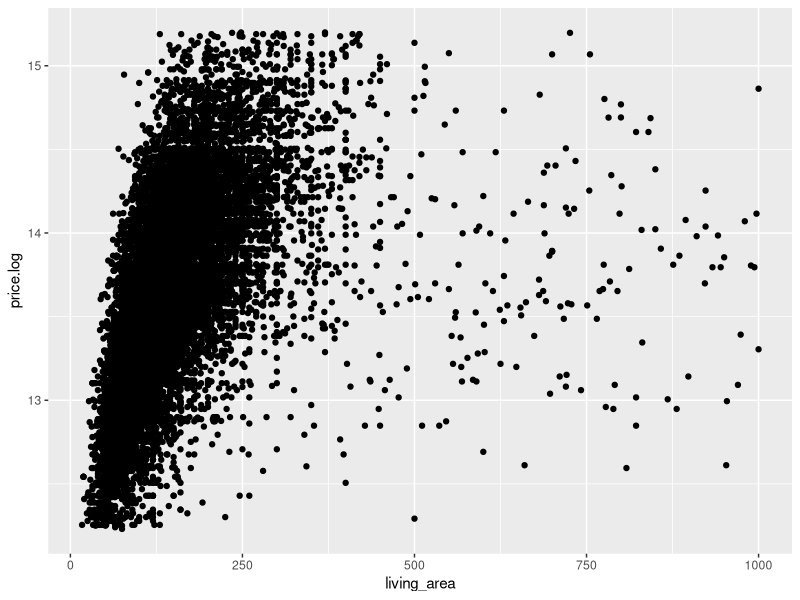
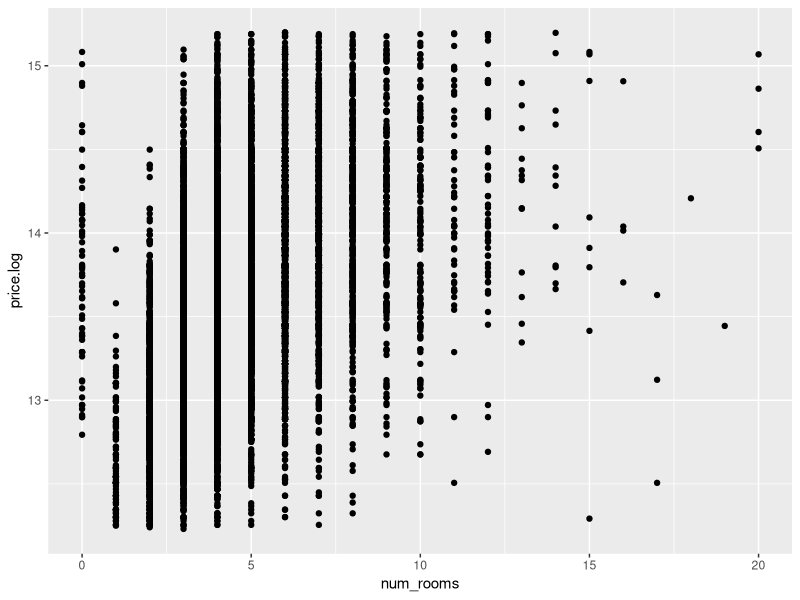
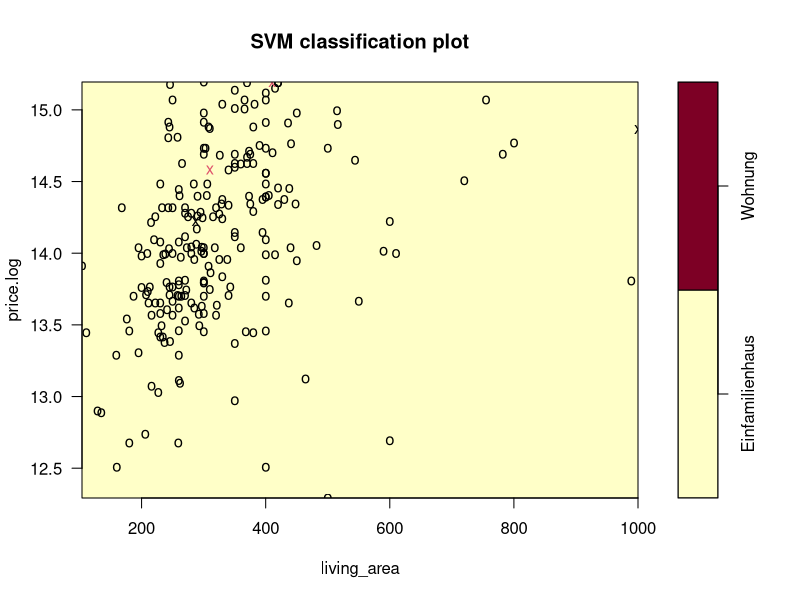
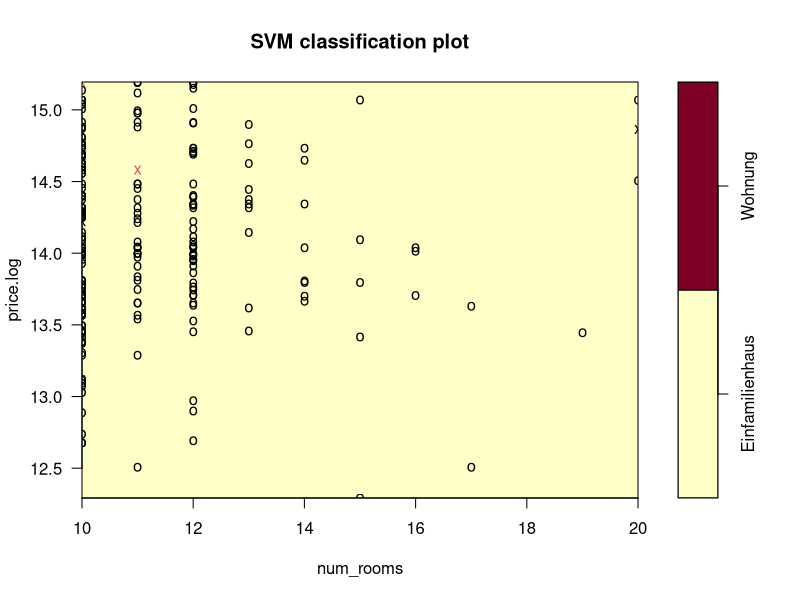

R code for these plots, in order: (Note: a time limit stopped this script after it produced the figures.)
## ---- chunk 1
library(tidyverse)
library(e1071)  


house_data <- read_csv("../01_data/house_data.csv")
house_data$object_type_name <- as.factor(house_data$object_type_name)
house_data$num_rooms <- as.integer(house_data$num_rooms)
house_data <- house_data %>% select(object_type_name,
                                    build_year,
                                    living_area,
                                    zipcode,
                                    municipality_name,
                                    num_rooms,
                                    travel_time_private_transport,
                                    travel_time_public_transport,
                                    number_of_buildings_in_hectare,
                                    number_of_apartments_in_hectare,
                                    number_of_workplaces_in_hectare,
                                    population_in_hectare,
                                    water_percentage_1000,
                                    price)

# Log-Transform dependent variable
house_data$price.log <- log(house_data$price)
# Fix the predictors zipcode and num_rooms to be a factor
house_data$zipcode.fac <- factor(house_data$zipcode)
house_data$num_rooms.fac <- factor(house_data$num_rooms)


## ---- chunk 2


house_data <- house_data %>% filter(object_type_name ==  "Einfamilienhaus"|object_type_name ==  "Wohnung")
house_data <- house_data %>% filter(living_area <= 1000)
house_data <- house_data %>% filter(num_rooms <= 20)

house_data <- house_data %>%  droplevels()
house_data$object_type_name %>%  unique()

## 75% of the sample size
smp_size <- floor(0.75 * nrow(house_data))

## set the seed to make your partition reproducible
set.seed(1)
train_ind <- sample(seq_len(nrow(house_data)), size = smp_size)
house_train <- house_data[train_ind, ]
house_test <- house_data[-train_ind, ]

## ---- chunk 3
ggplot(house_data, aes(x=living_area, y=price.log)) + geom_point()
## ---- chunk 4
ggplot(house_data, aes(x=num_rooms, y=price.log)) + geom_point()
## ---- chunk 5
number_of_observations <- 200
cost_range <- c(0.000005, 0.005,0.1,1,10,100,1000,10000)
svm.models <- tune(
  svm,
  object_type_name ~ price.log + living_area + num_rooms,
  data = house_train %>% top_n(number_of_observations),
  kernel = "linear",
  ranges = list(cost = cost_range),
  scale = TRUE)

svm.models <- svm.models$best.model
summary(svm.models)


## ---- chunk 6
plot(x = svm.models, data = house_train %>% top_n(number_of_observations), formula = price.log ~ living_area)
## ---- chunk 7

plot(x = svm.models, data = house_train %>% top_n(number_of_observations), formula = price.log ~ num_rooms)

## ---- chunk 8

table(predict = predict(svm.models, house_train),truth = house_train$object_type_name)
## ---- chunk 9
number_of_observations <- 10000
cost_range <- c(0.000005, 0.005,0.1,1,10,100,1000,10000)
svm.models <- tune(
  svm,
  object_type_name ~ price.log + living_area + num_rooms,
  data = house_train %>% top_n(number_of_observations),
  kernel = "sigmoid",
  ranges = list(cost = cost_range),
  scale = TRUE)
svm.models <- svm.models$best.model
summary(svm.models)


## ---- chunk 10
plot(x = svm.models, data = house_train %>% top_n(number_of_observations), formula = price.log ~ living_area)
## ---- chunk 11

plot(x = svm.models, data = house_train %>% top_n(number_of_observations), formula = price.log ~ num_rooms)

## ---- chunk 12

table(predict = predict(svm.models, house_train),truth = house_train$object_type_name)
## ---- chunk 13
number_of_observations <- 1000
cost_range <- c(0.000005, 0.005,0.1,1,10,100,1000,10000)
svm.models <- tune(
  svm,
  object_type_name ~ price.log + living_area + num_rooms,
  data = house_train %>% top_n(number_of_observations),
  kernel = "radial",
  ranges = list(cost = cost_range),
  scale = TRUE)

svm.models <- svm.models$best.model
summary(svm.models)



## ---- chunk 14
plot(x = svm.models, data = house_train %>% top_n(number_of_observations), formula = price.log ~ living_area)
## ---- chunk 15

plot(x = svm.models, data = house_train %>% top_n(number_of_observations), formula = price.log ~ num_rooms)

## ---- chunk 16

table(predict = predict(svm.models, house_train),truth = house_train$object_type_name)
